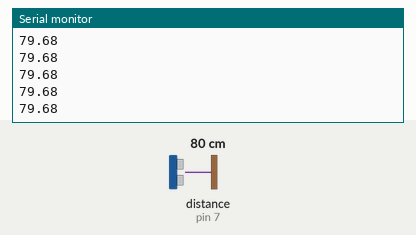
A sketch run on a simulated Arduino Uno, built with avr-gcc and run on an emulated ATmega328P. On the bench: the last lines printed to the serial monitor. Wiring (inferred from the names in the program): ultrasonic range finder: trigger pin 6; echo pin 7. Inputs (shaded band) come from the test bench; at power-on: distance to the obstacle (sensor on pin 7) 80 cm. The echo pulse lasts 58.3 µs per cm.

Above: at 1.2 s.
1.3 s: distance to the obstacle (sensor on pin 7) set to 7 cm
At 1.38 s:
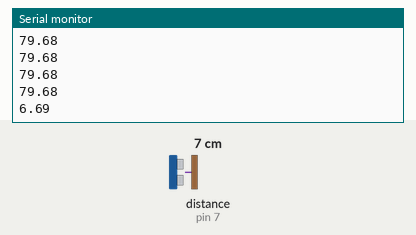
2.8 s: distance to the obstacle (sensor on pin 7) set to 4 cm
At 2.9 s:
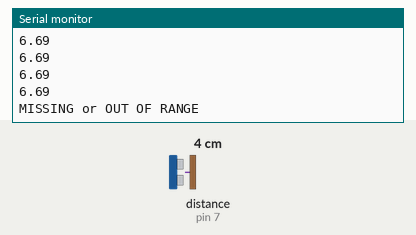
4.7 s: distance to the obstacle (sensor on pin 7) set to 299 cm
At 4.72 s:
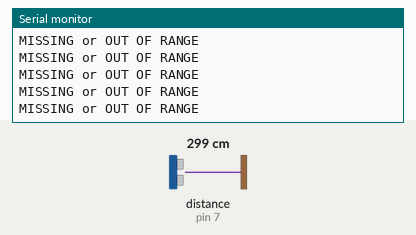

The sketch:

distance.ino
```cpp
// Curriculum manuscript. Target: Arduino Uno R3, 5 V logic only.
// NOT Arduino-core-compiled, uploaded or physically bench-tested.
// Disconnect USB before wiring. Follow the matching lesson connection table.
const byte TRIG=6,ECHO=7;
const unsigned long ECHO_TIMEOUT_US=25000;
float readDistance(){
  digitalWrite(TRIG,LOW);delayMicroseconds(2);
  digitalWrite(TRIG,HIGH);delayMicroseconds(10);digitalWrite(TRIG,LOW);
  const unsigned long echo=pulseIn(ECHO,HIGH,ECHO_TIMEOUT_US);
  if(echo==0) return -1.0f;
  const float cm=echo*0.0343f/2.0f;
  if(cm<5.0f || cm>100.0f) return -1.0f;
  return cm;
}
void sensorStart(){pinMode(TRIG,OUTPUT);digitalWrite(TRIG,LOW);pinMode(ECHO,INPUT);Serial.begin(9600);}
void setup(){sensorStart();}
void loop(){
  const float cm=readDistance();
  if(cm<0) Serial.println("MISSING or OUT OF RANGE");
  else Serial.println(cm);
  delay(100); // More than 60 ms between bursts.
}
```

Measured:
- the behaviour switches between 6 and 5 cm on distance to the obstacle (sensor on pin 7) (found by bisection; images 1 and 2)
- after the input at 1.3 s, the serial monitor: prints a new line after 0.07 s (image 1)
- after the input at 2.8 s, the serial monitor: prints a new line after 0.09 s (image 2)
